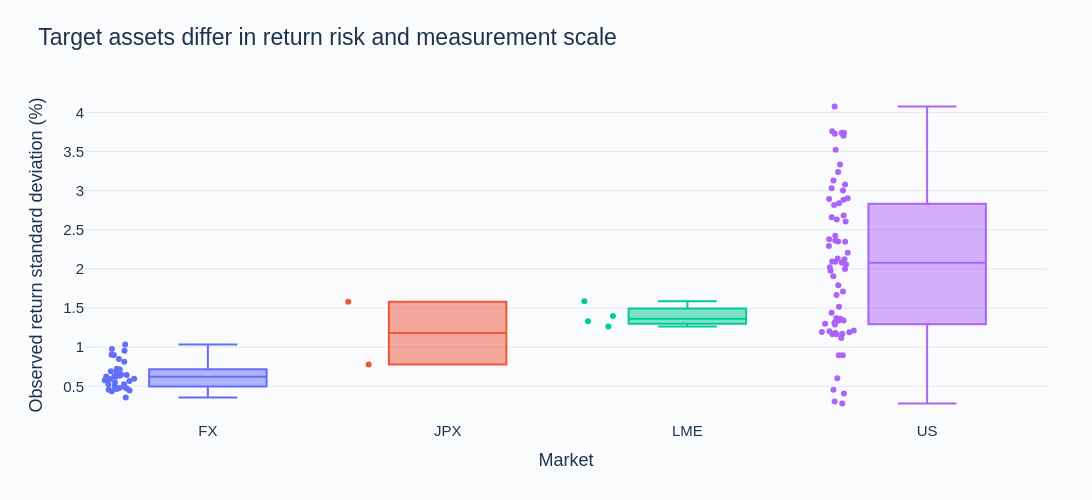
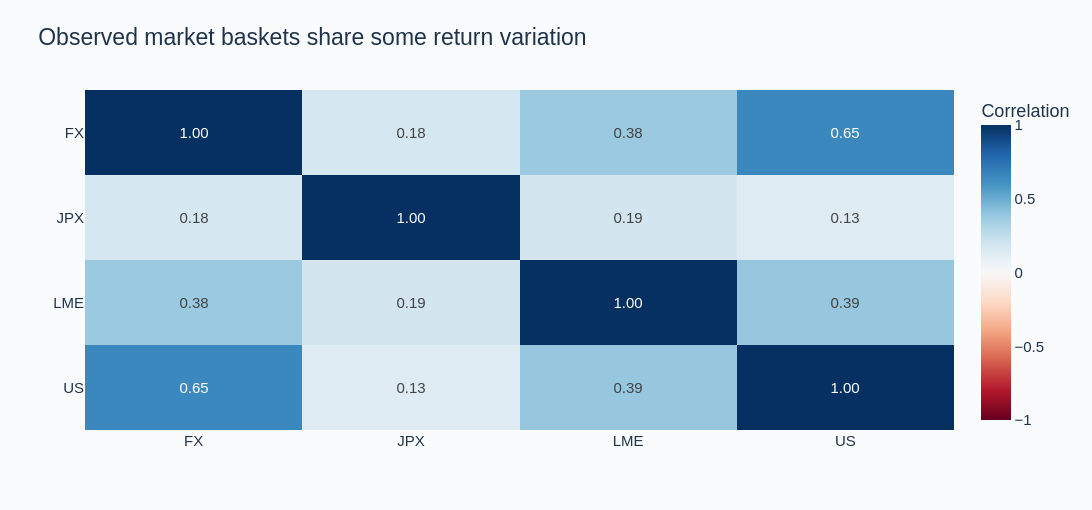

The code cell stored with these charts, in order, in its notebook:
### Markdown cell above
## Risk scales and shared market movements

Target assets have different return scales. These descriptive development-only plots motivate volatility normalization and common-factor residuals; their full-window estimates are never used as model preprocessing. Basket correlations average currently observed assets within each market, so changing coverage and asynchronous closes can affect them. Correlation does not establish transmission or causality.

### Code cell
target_assets = sorted({asset for pair in pairs.pair for asset in pair.split(" - ")})
asset_returns = np.log(x[target_assets].where(x[target_assets] > 0)).diff()
risk = asset_returns.std(ddof=0).mul(100).rename("Observed return standard deviation (%)").rename_axis("Asset").reset_index()
risk["Market"] = risk.Asset.str.split("_").str[0]
fig = px.box(risk,x="Market",y="Observed return standard deviation (%)",color="Market",points="all",title="Target assets differ in return risk and measurement scale")
fig.update_layout(showlegend=False)
show_figure(fig,root,"domain_eda_risk_scales",500)
baskets = pd.DataFrame({market:asset_returns[[a for a in target_assets if a.startswith(market+"_")]].mean(axis=1) for market in sorted(risk.Market.unique())})
fig = px.imshow(baskets.corr(),text_auto=".2f",zmin=-1,zmax=1,color_continuous_scale="RdBu",aspect="auto",title="Observed market baskets share some return variation",labels={"color":"Correlation"})
show_figure(fig,root,"domain_eda_market_correlations",510)
display(pd.Series({"Distinct target assets":len(target_assets),"Directed target-pair strings":pairs.pair.nunique(),"Unordered target-asset sets":len({tuple(sorted(p.split(" - "))) for p in pairs.pair})},name="Prediction graph").to_frame())

### Figure 1 — Plotly figure (JSON) as saved in the notebook; plotly's stock layout.template omitted (floating-point values rounded to 4 significant figures)
{"data": [{"alignmentgroup": "True", "boxpoints": "all", "hovertemplate": "Market=%{x}<br>Observed return standard deviation (%)=%{y}<extra></extra>", "legendgroup": "FX", "marker": {"color": "#636efa"}, "name": "FX", "notched": false, "offsetgroup": "FX", "orientation": "v", "showlegend": true, "type": "box", "x": ["FX", "FX", "FX", "FX", "FX", "FX", "FX", "FX", "FX", "FX", "FX", "FX", "FX", "FX", "FX", "FX", "FX", "FX", "FX", "FX", "FX", "FX", "FX", "FX", "FX", "FX", "FX", "FX", "FX", "FX", "FX", "FX", "FX"], "x0": " ", "xaxis": "x", "y": [0.4664, 0.5778, 0.6923, 0.6441, 0.5003, 0.6307, 0.4378, 0.4776, 0.5281, 0.4919, 0.3579, 0.4463, 0.5508, 0.5964, 0.4729, 0.6261, 0.593, 0.5688, 0.7156, 0.6356, 0.6496, 0.8502, 0.8145, 0.6233, 0.7264, 0.6931, 0.4574, 0.528, 0.9544, 0.9002, 0.9033, 1.033, 0.9773], "y0": " ", "yaxis": "y"}, {"alignmentgroup": "True", "boxpoints": "all", "hovertemplate": "Market=%{x}<br>Observed return standard deviation (%)=%{y}<extra></extra>", "legendgroup": "JPX", "marker": {"color": "#EF553B"}, "name": "JPX", "notched": false, "offsetgroup": "JPX", "orientation": "v", "showlegend": true, "type": "box", "x": ["JPX", "JPX"], "x0": " ", "xaxis": "x", "y": [0.7782, 1.582], "y0": " ", "yaxis": "y"}, {"alignmentgroup": "True", "boxpoints": "all", "hovertemplate": "Market=%{x}<br>Observed return standard deviation (%)=%{y}<extra></extra>", "legendgroup": "LME", "marker": {"color": "#00cc96"}, "name": "LME", "notched": false, "offsetgroup": "LME", "orientation": "v", "showlegend": true, "type": "box", "x": ["LME", "LME", "LME", "LME"], "x0": " ", "xaxis": "x", "y": [1.332, 1.265, 1.397, 1.589], "y0": " ", "yaxis": "y"}, {"alignmentgroup": "True", "boxpoints": "all", "hovertemplate": "Market=%{x}<br>Observed return standard deviation (%)=%{y}<extra></extra>", "legendgroup": "US", "marker": {"color": "#ab63fa"}, "name": "US", "notched": false, "offsetgroup": "US", "orientation": "v", "showlegend": true, "type": "box", "x": ["US", "US", "US", "US", "US", "US", "US", "US", "US", "US", "US", "US", "US", "US", "US", "US", "US", "US", "US", "US", "US", "US", "US", "US", "US", "US", "US", "US", "US", "US", "US", "US", "US", "US", "US", "US", "US", "US", "US", "US", "US", "US", "US", "US", "US", "US", "US", "US", "US", "US", "US", "US", "US", "US", "US", "US", "US", "US", "US", "US", "US", "US", "US", "US", "US", "US", "US"], "x0": " ", "xaxis": "x", "y": [1.193, 3.077, 2.362, 2.682, 0.2809, 2.023, 2.904, 3.729, 2.607, 3.737, 2.096, 2.055, 3.523, 1.373, 1.171, 1.713, 2.838, 1.117, 1.342, 1.666, 2.35, 3.13, 0.8988, 3.333, 3.001, 4.075, 0.8962, 0.4555, 1.341, 0.6022, 1.908, 2.426, 2.818, 2.08, 2.132, 2.38, 3.031, 2.884, 3.758, 1.978, 1.311, 1.364, 2.349, 2.894, 1.793, 1.212, 2.632, 1.516, 3.24, 0.4095, 3.74, 2.292, 2.661, 1.18, 0.3077, 1.29, 1.192, 1.204, 1.3, 1.166, 1.164, 2.091, 2.205, 1.439, 2.125, 1.999, 3.7], "y0": " ", "yaxis": "y"}], "layout": {"boxmode": "overlay", "colorway": ["#1F6C99", "#27A394", "#EDAF43", "#D76C64", "#8070A6"], "font": {"color": "#20334D", "family": "Arial", "size": 15}, "height": 500, "legend": {"title": {"text": "Market"}, "tracegroupgap": 0}, "margin": {"b": 80, "l": 85, "r": 45, "t": 90}, "paper_bgcolor": "#FAFBFD", "plot_bgcolor": "#FAFBFD", "showlegend": false, "title": {"font": {"size": 23}, "text": "Target assets differ in return risk and measurement scale", "x": 0.035}, "width": 1120, "xaxis": {"anchor": "y", "categoryarray": ["FX", "JPX", "LME", "US"], "categoryorder": "array", "domain": [0.0, 1.0], "showgrid": false, "title": {"text": "Market"}, "zeroline": false}, "yaxis": {"anchor": "x", "domain": [0.0, 1.0], "gridcolor": "#E3E9F0", "title": {"text": "Observed return standard deviation (%)"}, "zerolinecolor": "#9EAFBF"}}}

### Figure 2 — Plotly figure (JSON) as saved in the notebook; plotly's stock layout.template omitted (floating-point values rounded to 4 significant figures)
{"data": [{"coloraxis": "coloraxis", "hovertemplate": "x: %{x}<br>y: %{y}<br>Correlation: %{z}<extra></extra>", "name": "0", "texttemplate": "%{z:.2f}", "type": "heatmap", "x": ["FX", "JPX", "LME", "US"], "xaxis": "x", "y": ["FX", "JPX", "LME", "US"], "yaxis": "y", "z": [[1.0, 0.1788, 0.3751, 0.647], [0.1788, 1.0, 0.1921, 0.132], [0.3751, 0.1921, 1.0, 0.3864], [0.647, 0.132, 0.3864, 1.0]]}], "layout": {"coloraxis": {"autocolorscale": false, "cmax": 1, "cmin": -1, "colorbar": {"title": {"text": "Correlation"}}, "colorscale": [[0.0, "rgb(103,0,31)"], [0.1, "rgb(178,24,43)"], [0.2, "rgb(214,96,77)"], [0.3, "rgb(244,165,130)"], [0.4, "rgb(253,219,199)"], [0.5, "rgb(247,247,247)"], [0.6, "rgb(209,229,240)"], [0.7, "rgb(146,197,222)"], [0.8, "rgb(67,147,195)"], [0.9, "rgb(33,102,172)"], [1.0, "rgb(5,48,97)"]]}, "colorway": ["#1F6C99", "#27A394", "#EDAF43", "#D76C64", "#8070A6"], "font": {"color": "#20334D", "family": "Arial", "size": 15}, "height": 510, "margin": {"b": 80, "l": 85, "r": 45, "t": 90}, "paper_bgcolor": "#FAFBFD", "plot_bgcolor": "#FAFBFD", "title": {"font": {"size": 23}, "text": "Observed market baskets share some return variation", "x": 0.035}, "width": 1120, "xaxis": {"anchor": "y", "domain": [0.0, 1.0], "showgrid": false, "zeroline": false}, "yaxis": {"anchor": "x", "autorange": "reversed", "domain": [0.0, 1.0], "gridcolor": "#E3E9F0", "zerolinecolor": "#9EAFBF"}}}
